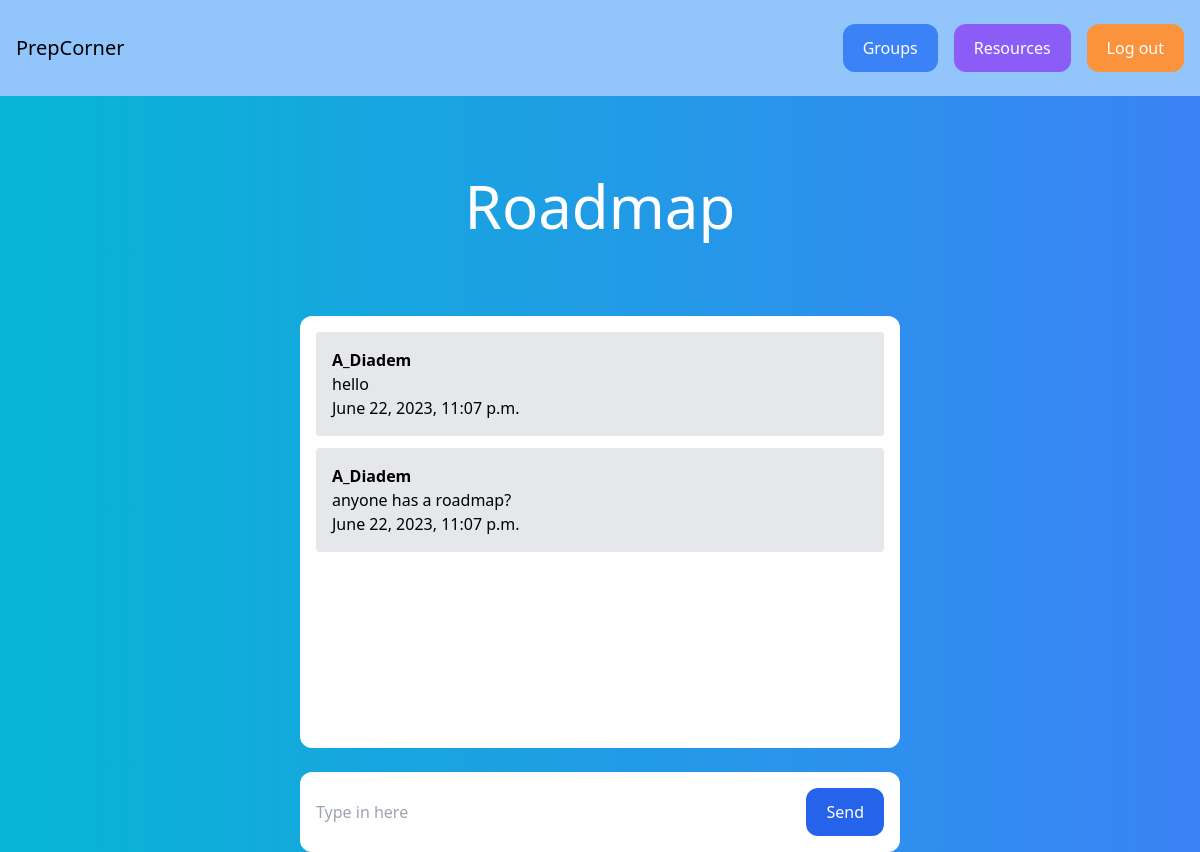
Page /rooms/roadmap/ (signed in) on the committed database.
### room/models.py (models this page shows)
class Room(models.Model):
    name = models.CharField(max_length=255)
    slug = models.SlugField(unique=True)

class Message(models.Model):
    room = models.ForeignKey(Room, related_name='messages', on_delete=models.CASCADE)
    user = models.ForeignKey(User, related_name='messages', on_delete=models.CASCADE)
    content = models.TextField()
    date_added =models.DateTimeField(auto_now_add=True)
    class Meta:
        ordering = ('date_added',)

### room/views.py (the view)
# urls.py: path('rooms/', include('room.urls')),
@login_required
def room(request, slug):
    room = Room.objects.get(slug=slug)
    messages = Message.objects.filter(room=room)
    return render(request, 'room/room.html', {'room': room, 'messages': messages})

### room/templates/room/room.html (shortened to what this page needs)
{% extends 'core/base.html' %}
{% block content %}
<div class="p-10 lg:p-20 text-center">
    <h1 class="text-3xl lg:text-6xl text-white">{{ room.name }}</h1>
</div>
<div class="lg:w-2/4 mx-4 lg:mx-auto p-4 bg-white rounded-xl">
    <div class="chat-messages space-y-3" id="chat-messages">
        {% for m in messages %}
        <div class="p-4 bg-gray-200 rounded xl">
            <p class =font-semibold>{{ m.user.username }}</p>
            <p>{{ m.content }}</p>
            <p>{{ m.date_added }}</p>
        </div>
        {% endfor %}
    </div>
</div>
<div class="lg:w-2/4 mt-6 mx-4 lg:mx-auto p-4 bg-white rounded-xl">
    <form method="post" action="." class="flex">
        <input type="text" name="content" class="flex-1 mr-3" placeholder="Type in here" id="chat-message-input">
        <button
            class="px-5 py-3 rounded-xl text-white bg-blue-600 hover:bg-blue-700"
            id="chat-message-submit">
        Send
        </button>
    </form>
</div>
{% endblock %}

### core/templates/core/base.html (style rules this page uses)
.chat-messages { height: 400px; overflow-y: auto; }

### rows in the picture
Room: name "Roadmap"
Message: user.username "A_Diadem", content "hello", date_added "June 22, 2023, 11:07 p.m."
Message: user.username "A_Diadem", content "anyone has a roadmap?", date_added "June 22, 2023, 11:07 p.m."
